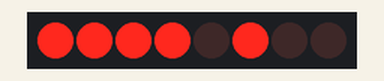
The program below on a simulated Raspberry Pi (BCM pin numbers). Shown: 8 shift-register outputs drawn as a row of LEDs (first output left, lit = HIGH). Random numbers come from a fixed seed.

Above: at 1.2 s.
At 4.7 s:
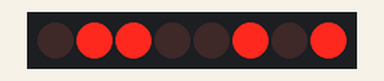
At 9.4 s:
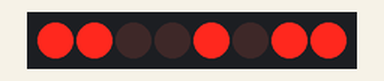
At 18.8 s:
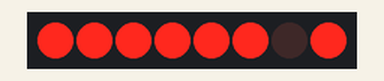
At 28.1 s:
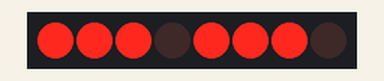
At 37.5 s:
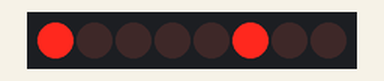
Timing chart, 0 to 40.0 s (numbered marks = the images above):
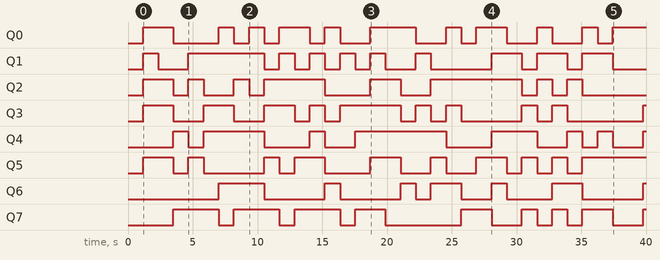

Measured:
- by itself, Q0: LOW → HIGH at 1.2 s, → LOW 2.3 s later, → HIGH 3.5 s later, → LOW 1.2 s later, … (21 changes in this stretch)
- by itself, Q1: LOW → HIGH at 1.2 s, → LOW 1.2 s later, → HIGH 2.3 s later, → LOW 5.9 s later, … (20 changes in this stretch)
- by itself, Q2: LOW → HIGH at 1.2 s, → LOW 2.3 s later, → HIGH 1.2 s later, → LOW 1.2 s later, … (16 changes in this stretch)
- by itself, Q3: LOW → HIGH at 1.2 s, → LOW 2.3 s later, → HIGH 2.3 s later, → LOW 2.3 s later, … (19 changes in this stretch)
- by itself, Q4: LOW → HIGH at 3.5 s, → LOW 1.2 s later, → HIGH 1.2 s later, → LOW 4.7 s later, … (15 changes in this stretch)
- by itself, Q5: LOW → HIGH at 1.2 s, → LOW 2.3 s later, → HIGH 1.2 s later, → LOW 1.2 s later, … (19 changes in this stretch)
- by itself, Q6: LOW → HIGH at 7.0 s, → LOW 3.5 s later, → HIGH 4.7 s later, → LOW 1.2 s later, … (13 changes in this stretch)
- by itself, Q7: LOW → HIGH at 3.5 s, → LOW 3.5 s later, → HIGH 1.2 s later, → LOW 3.5 s later, … (17 changes in this stretch)

The program:

Rafagade16leds.py
```python
from Rafagade16leds_clase import *
import time


# ----------------------------------------------------------------------------------------------Creación de pines
registro = RegistroDesplazamiento(data_pin=17, clock_pin=4, latch_pin=18)

try:
     while True:
# ---------------------------------------------------------------------------------------------Genera una secuencia aleatoria de 16 bits y envíala al registro
         bits = registro.generar_bits_aleatorios()
         registro.enviar_bits(bits)
         time.sleep(1)                                                                                      # Espera 1 segundo antes de la siguiente secuencia
         registro.mostrar()


except KeyboardInterrupt:
     print("Nos vemos")
     registro.limpiar()
     print("GPIO limpiado y programa finalizado")
```

Rafagade16leds_clase.py
```python
import RPi.GPIO as GPIO
import time
import random

class RegistroDesplazamiento:
    def __init__(self, data_pin, clock_pin, latch_pin):
        '''Asigna los pines para inicializar'''
        self.data_pin = data_pin
        self.clock_pin = clock_pin
        self.latch_pin = latch_pin

        # Configuración de los pines
        GPIO.setmode(GPIO.BCM)
        GPIO.setup([self.data_pin, self.clock_pin, self.latch_pin], GPIO.OUT)

    def enviar_bits(self, bits):
        '''Envía una lista de bits al registro de desplazamiento.'''
        for bit in bits:
            GPIO.output(self.data_pin, bit)
            time.sleep(0.01)
            GPIO.output(self.clock_pin, 1)
            time.sleep(0.01)
            GPIO.output(self.clock_pin, 0)
    def mostrar(self):
        # Actualiza las salidas del latch
        GPIO.output(self.latch_pin, 1)
        time.sleep(0.01)
        GPIO.output(self.latch_pin, 0)


    def generar_bits_aleatorios(self):
        '''Genera una lista de 8 bits aleatorios (0 o 1).'''
        return [random.randrange(0, 2) for _ in range(8)]

    def limpiar(self):
        '''Limpia la configuración de GPIO.'''
        GPIO.cleanup()
```
